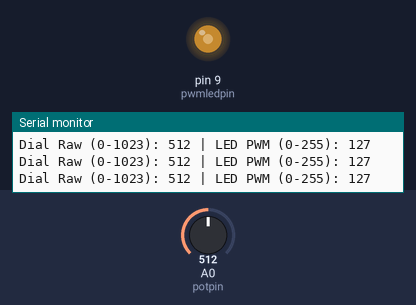
A sketch run on a simulated Arduino Uno, built with avr-gcc and run on an emulated ATmega328P. Shown: output pins drawn as LEDs (lit = HIGH), the last lines printed to the serial monitor. The test bench sets the inputs (shaded band); at power-on: A0 (potpin) = 512.

Above: at 1.2 s.
1.3 s: A0 (potpin) set to 716
At 1.9 s:
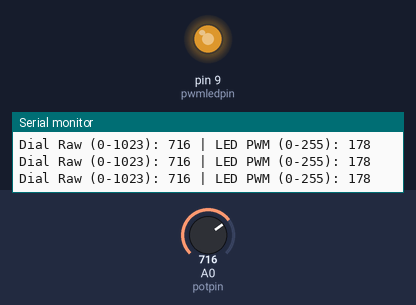
2.8 s: A0 (potpin) set to 900
At 3.5 s:
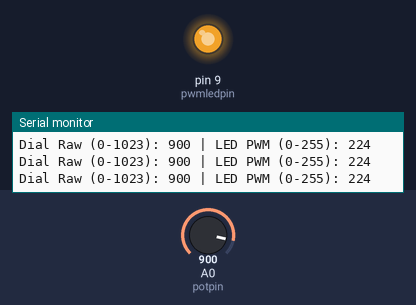
4.3 s: A0 (potpin) set to 410
At 5.1 s:
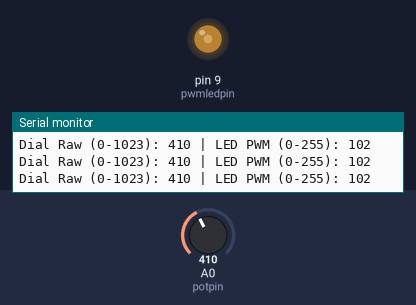
7.3 s: A0 (potpin) set to 387
At 8.2 s:
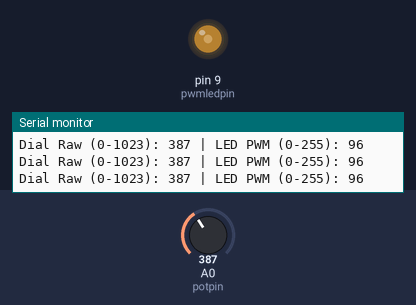
10.3 s: A0 (potpin) set to 11
At 11.3 s:
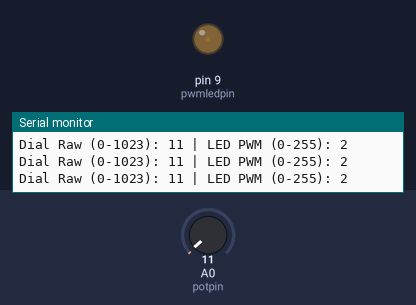
11.8 s: A0 (potpin) set to 8
At 12.8 s:
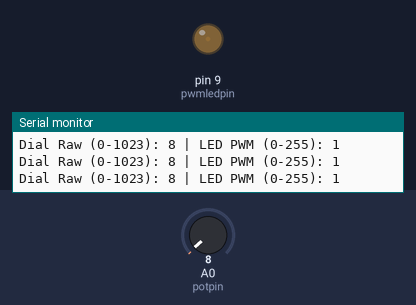
Timing chart, 0 to 14.3 s (numbered marks = the images above; inputs shaded):
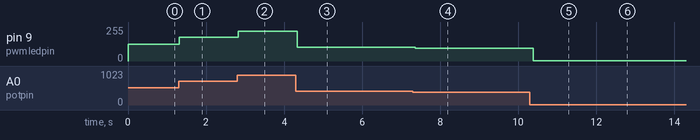

Measured:
- after the input at 1.3 s, pin 9 (pwmledpin): 127/255 → 178/255 at once
- after the input at 2.8 s, pin 9 (pwmledpin): 178/255 → 224/255 at once
- after the input at 4.3 s, pin 9 (pwmledpin): 224/255 → 102/255 at once
- after the input at 7.3 s, pin 9 (pwmledpin): 102/255 → 96/255 after 0.06 s
- after the input at 10.3 s, pin 9 (pwmledpin): 96/255 → 2/255 after 0.08 s
- after the input at 11.8 s, pin 9 (pwmledpin): 2/255 → 1/255 after 0.09 s

The sketch:

pot_dimm.ino
```cpp
const int potpin = A0;
const int pwmledpin = 9;

void setup()
{
	pinMode(pwmledpin,OUTPUT);
	Serial.begin(9600);
}

void loop()
{
	//analogRead meausures 0V to 5V and
	// converts it into a 10-bit integer
	// between 0 to 1023 inclusive.
	int potvalue = analogRead(potpin);

	int brightness = map(potvalue, 0, 1023, 0, 255);
	analogWrite(pwmledpin, brightness);

	Serial.print("Dial Raw (0-1023): ");
	Serial.print(potvalue);

	Serial.print(" | LED PWM (0-255): ");
	Serial.println(brightness);
	delay(100);
}
```
